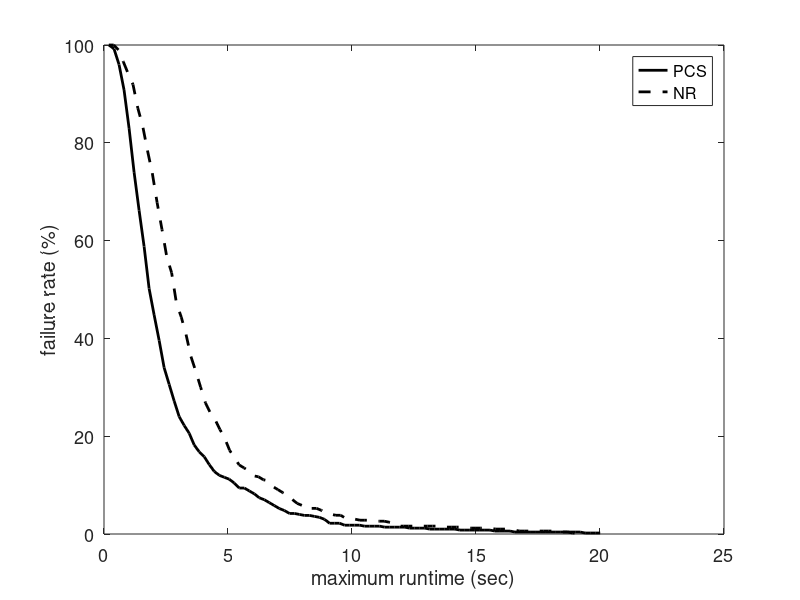

Recreate this plot in MATLAB.

clear all
clc

d = 0.2;
%%
planners = {'BiRRT','RRT','SBL'};
plannerType = planners{3};
switch plannerType
    case 'BiRRT'
        D{1} = load('Benchmark_BiRRT_PCS.txt'); 
        D{2} = load('Benchmark_BiRRT_GD.txt');
        D{1} = [d*ones(size(D{1},1),1) D{1}];
        D{2} = [d*ones(size(D{2},1),1) D{2}];
        D{1} = D{1}(D{1}(:,2)==1,:); 
        D{2} = D{2}(D{2}(:,2)==1,:); 
    case 'RRT'
    case 'SBL'
        D{1} = load('Benchmark_SBL_PCS.txt'); 
        D{2} = load('Benchmark_SBL_GD2.txt');
        D{1} = [d*ones(size(D{1},1),1) D{1}];
        D{2} = [0.6*ones(size(D{2},1),1) D{2}];
        D{1} = D{1}(D{1}(:,2)==1,:); 
        D{2} = D{2}(D{2}(:,2)==1,:); 

end

%%
disp(['Results for ' plannerType ':']);

%%

for k = 1:size(D,2)
    
    suc = D{k}(:,2)==1;
    F(:,k) = mean(D{k});
    
    tmin(k) = F(4,k);
end

% clc
disp('-----------------------------------');
fprintf('         \t\tPCS\tNR\n');
fprintf('Queries: \t\t%d\t%d\n', size(D{1},1), size(D{2},1));
fprintf('d =      \t\t%.1f\t%.1f\n', F(1,1), F(1,2));
fprintf('Avg. time (for d): \t%.2f\t%.2f \t(msec)\n', F(4,1), F(4,2));
fprintf('Min. time (for d): \t%.2f\t%.2f \t(msec)\n', min(D{1}(:,4)), min(D{2}(:,4)));
fprintf('Nodes in path:     \t%.1f\t%.1f\n', F(10,1), F(10,2));
fprintf('Nodes in trees:    \t%.1f\t%.1f\n', F(11,1), F(11,2));
disp('------------ Sampling -------------');
fprintf('Sampling time:    \t%.2f\t%.2f \t(msec)\n', F(15,1), F(15,2));
fprintf('Sampling count: \t%.1f\t%.1f \t(%%)\n', F(16,1)+F(17,1), F(16,2)+F(17,2));
fprintf('Sampling success: \t%.2f\t%.2f \t(%%)\n', 100*F(16,1)/(F(16,1)+F(17,1)), 100*F(16,2)/(F(16,2)+F(17,2)));
disp('------------ loc.-con. ------------');
fprintf('Loc.-con. time:    \t%.2f\t%.2f \t(msec)\n', F(12,1), F(12,2));
fprintf('Loc.-con. count:   \t%.2f\t%.2f \t\n', F(13,1), F(13,2));
fprintf('Loc.-con. success: \t%.2f\t%.2f \t(%%)\n', 100*F(14,1)/F(13,1), 100*F(14,2)/F(13,2));
disp('----------- Projection ------------');
fprintf('Proj. time:        \t%.2f\t%.2f \t(msec)\n', F(6,1), F(6,2));
fprintf('Proj. count:       \t%.2f\t%.2f \t\n', F(5,1), F(5,2));

%%
disp(' ');
fprintf('Speed-up (at d = %.1f):      %.2f\n', d, tmin(2)/tmin(1));

%%
%%
%%
% PCS
td = D{1}(:,4);
maxT = max(td);
T1 = linspace(0,maxT,100);
T1 = T1(2:end);
for i = 1:length(T1)
    sd = td < T1(i);
    md(i) = mean(td(sd));
    Md(i) = 1-sum(sd)/length(td);
end
%%
% GD
tg = D{2}(:,4);
maxT = max(tg);
T2 = linspace(0,maxT,100);
T2 = T2(2:end);
for i = 1:length(T2)
    sg = tg < T2(i);
    mg(i) = mean(tg(sg));
    Mg(i) = 1-sum(sg)/length(tg);
end

%%
h = figure(2);
clf
plot(T1,Md*100,'-k','linewidth',2);
hold on
plot(T2,Mg*100,'--k','linewidth',2);
hold off
xlabel('maximum runtime (sec)');
ylabel('failure rate (%)');
legend('PCS','NR');
% xlim([0 8]);%max([T1 T2])]);
% title(plannerType);
set(gca,'fontsize',13);
% set(h, 'Position', [100, 100, 800, 400]);
% print PCS_NR_runtime.eps -depsc -r200